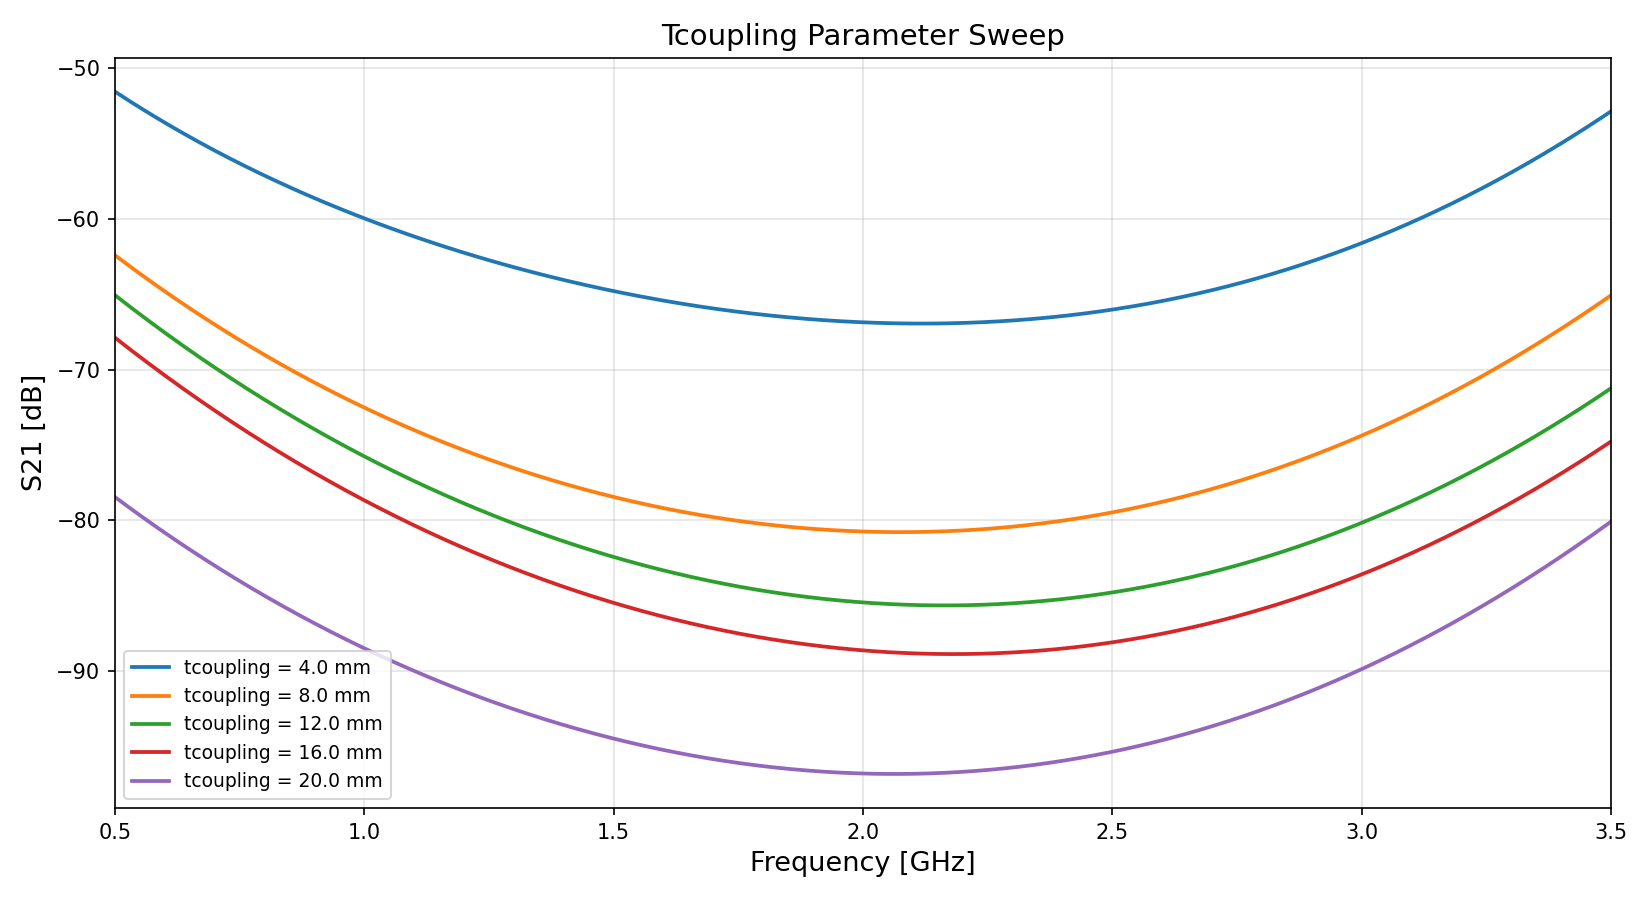

Here is the Python script that generated this plot:
import re
import numpy as np
import matplotlib.pyplot as plt
import skrf as rf
from pathlib import Path

dossier = Path("Sparams_model3")
def extract_tcoupling(fichier):
    with open(fichier, 'r') as f:
        for ligne in f:
            match = re.search(r'tcoupling=([\d.]+)', ligne)
            if match:
                return float(match.group(1))
    return 0.0

fichiers = sorted(dossier.glob("model3bis_st_frequency_*.s2p"), key=extract_tcoupling)

print(f"{len(fichiers)} fichiers trouvés")

reseaux = []
for fichier in fichiers:
    tcoupling = extract_tcoupling(fichier)

    reseau = rf.Network(str(fichier))
    
    reseaux.append({'label':    f"tcoupling = {tcoupling} mm", 'reseau': reseau})

    
fix, ax = plt.subplots(figsize=(11, 6))

couleurs = plt.cm.plasma(np.linspace(0.1, 0.9, len(reseaux)))

for item, couleur in zip(reseaux, couleurs):
    reseau = item['reseau']

    freq_ghz = reseau.f / 1e9

    s11_db = reseau.s_db[:, 1, 0]

    ax.plot(freq_ghz, s11_db, linewidth=1.8, label=item['label'])

    


ax.set_xlabel('Frequency [GHz]', fontsize=13)
ax.set_ylabel('S21 [dB]', fontsize=13)
ax.set_title('Tcoupling Parameter Sweep', fontsize=14)
ax.grid(True, alpha=0.35)
ax.set_xlim(freq_ghz[0], freq_ghz[-1])
ax.legend(fontsize=9, loc='lower left')

plt.tight_layout()
plt.savefig("S21_model3.png", dpi=150)
plt.show()
